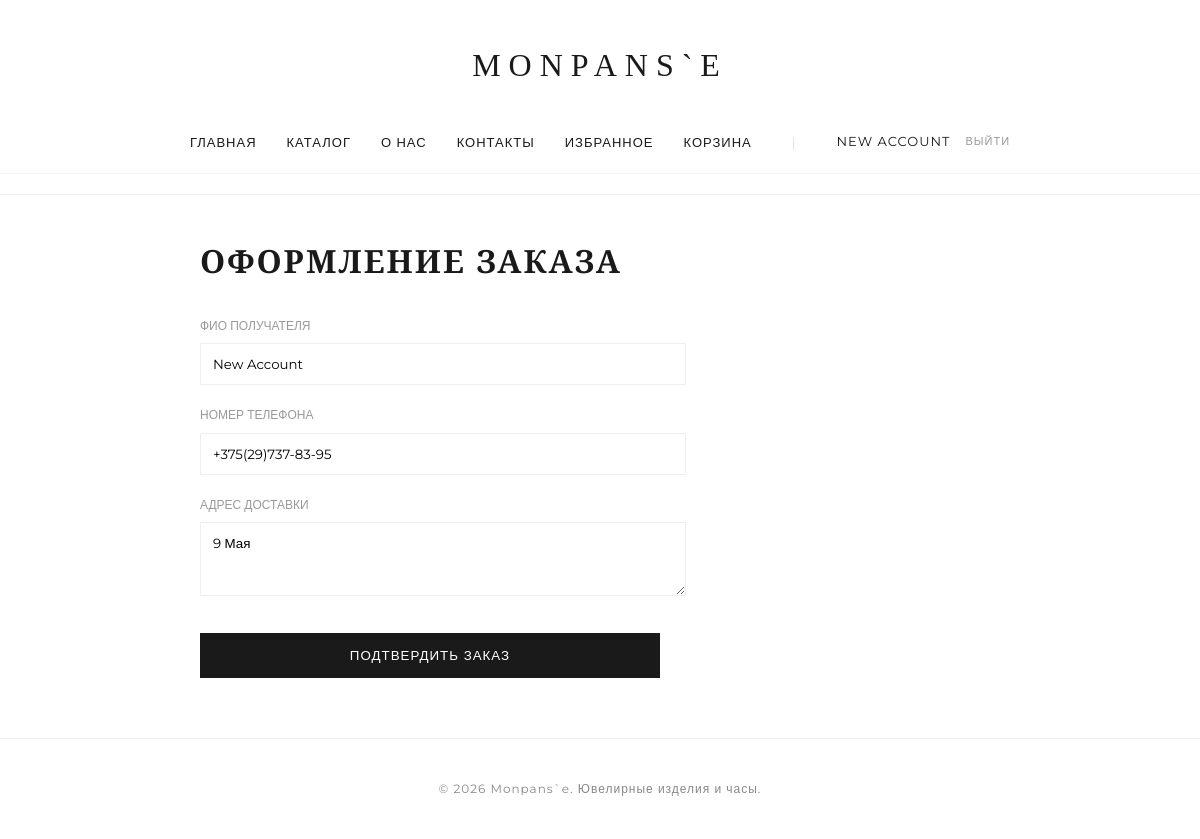
The page /checkout/ (signed in) on the database its author committed.
### shop/models.py (models this page shows, shortened)
class Profile(models.Model):
    user = models.OneToOneField(User, on_delete=models.CASCADE, related_name='profile', verbose_name="Профиль")
    phone = models.CharField(max_length=20, unique=True, null=True, blank=True, verbose_name="Номер телефона")
    full_name = models.CharField(max_length=255, blank=True, verbose_name="ФИО")
    address = models.TextField(blank=True, verbose_name="Адрес доставки по умолчанию")
    class Meta:
        verbose_name = "Профиль"
        verbose_name_plural = "Профили"

### shop/views.py (the view, shortened to what this page needs)
# urls.py: path('checkout/', views.checkout, name='checkout'),
@login_required(login_url='login')
def checkout(request):
    cart_items = Cart.objects.filter(user=request.user)
    if not cart_items.exists():
        return redirect('catalog')
    user_profile = request.user.profile
    return render(request, 'shop/checkout.html', {
        'cart_items': cart_items,
        'profile': user_profile
    })

### shop/templates/shop/checkout.html (shortened to what this page needs)
{% extends 'shop/base.html' %}
{% block content %}
<div style="max-width: 800px; margin: 40px auto; padding: 0 20px;">
    <h1 style="font-family: 'Playfair Display', serif; font-size: 32px; margin-bottom: 30px;">Оформление заказа</h1>
    <div style="display: grid; grid-template-columns: 1fr 300px; gap: 40px;">
        <form method="post" style="display: flex; flex-direction: column; gap: 20px;">
            <div>
                <label style="display: block; font-size: 12px; color: #999; text-transform: uppercase; margin-bottom: 8px;">ФИО получателя</label>
                <input type="text" name="full_name" required
                       value="{{ profile.full_name|default:'' }}"
                       style="width: 100%; padding: 12px; border: 1px solid #eee; font-family: 'Montserrat', sans-serif;">
            </div>
            <div>
                <label style="display: block; font-size: 12px; color: #999; text-transform: uppercase; margin-bottom: 8px;">Номер телефона</label>
                <input type="tel" name="phone" required
                       value="{{ profile.phone|default:'' }}"
                       placeholder="+375 (__) ___-__-__"
                       style="width: 100%; padding: 12px; border: 1px solid #eee; font-family: 'Montserrat', sans-serif;">
            </div>
            <div>
                <label style="display: block; font-size: 12px; color: #999; text-transform: uppercase; margin-bottom: 8px;">Адрес доставки</label>
                <textarea name="address" required rows="3"
                          style="width: 100%; padding: 12px; border: 1px solid #eee; font-family: 'Montserrat', sans-serif;">{{ profile.address|default:'' }}</textarea>
            </div>
            <button type="submit" style="background: #1a1a1a; color: #fff; padding: 15px; border: none; text-transform: uppercase; letter-spacing: 1px; cursor: pointer; margin-top: 10px;">
                Подтвердить заказ
            </button>
        </form>
    </div>
</div>
{% endblock %}

### shop/templates/shop/base.html (shortened to what this page needs)
{% load static %}
<!DOCTYPE html>
<html lang="ru">
<head>
    <link rel="stylesheet" href="{% static 'shop/style.css' %}">
</head>
<body>
<header>
    <div class="logo" style="font-size: 32px; letter-spacing: 8px; text-align: center; padding: 20px 0;">
        <a href="/" style="text-decoration: none; color: inherit;">Monpans`e</a>
    </div>
    <nav class="nav-menu"
         style="display: flex; justify-content: center; gap: 30px; padding-bottom: 20px; border-bottom: 1px solid #f5f5f5; align-items: center;">
        <a href="/">Главная</a>
        <a href="/catalog/">Каталог</a>
        <a href="/about/">О нас</a>
        <a href="/contacts/">Контакты</a>
        <a href="/favorites/">Избранное</a>
        <a href="/cart/">Корзина</a>
        <span style="color: #ddd; margin: 0 10px;">|</span>
        {% if user.is_authenticated %}
        <div class="user-area" style="display: flex; align-items: center; gap: 15px;">
            <a href="{% url 'profile' %}"
               style="text-decoration: none; color: #1a1a1a; border-bottom: 1px solid transparent; transition: 0.3s;"
               onmouseover="this.style.borderColor='#1a1a1a'"
               onmouseout="this.style.borderColor='transparent'">
                {{ user.profile.full_name|default:user.username }}
            </a>
            <a href="{% url 'logout' %}"
               style="font-size: 11px; color: #999; text-transform: uppercase; letter-spacing: 1px;">Выйти</a>
        </div>
        {% else %}
        <a href="{% url 'login' %}" style="font-weight: 500;">Вход</a>
        {% endif %}
    </nav>
</header>
<main class="container">
    {% block content %}
    {% endblock %}
</main>
<footer style="margin-top: 60px; padding: 40px; border-top: 1px solid #eee; text-align: center; font-size: 12px; color: #888; letter-spacing: 1px;">
    &copy; 2026 Monpans`e. Ювелирные изделия и часы.
</footer>
</body>
</html>

### shop/static/shop/style.css (style rules this page uses)
:root { --gold: #d4af37; --dark: #1a1a1a; --light-grey: #f9f9f9; --border: #eeeeee; }
body { font-family: 'Montserrat', sans-serif; margin: 0; color: var(--dark); line-height: 1.6; }
h1, h2, .logo { font-family: 'Century Gothic', serif; text-transform: uppercase; letter-spacing: 2px; }
.container { max-width: 1200px; margin: 0 auto; padding: 0 20px; }
header { border-bottom: 1px solid var(--border); padding: 20px 0; text-align: center; }
.nav-menu { display: flex; justify-content: center; gap: 30px; margin-top: 20px; text-transform: uppercase; font-size: 13px; letter-spacing: 1px; }
.nav-menu a { text-decoration: none; color: var(--dark); transition: 0.3s; }

### rows shown on the page
Profile: full_name "New Account", phone "+375(29)737-83-95", address "9 Мая"

### other values the page prints
{{ user.profile.full_name|default:user.username }} "NEW ACCOUNT"
